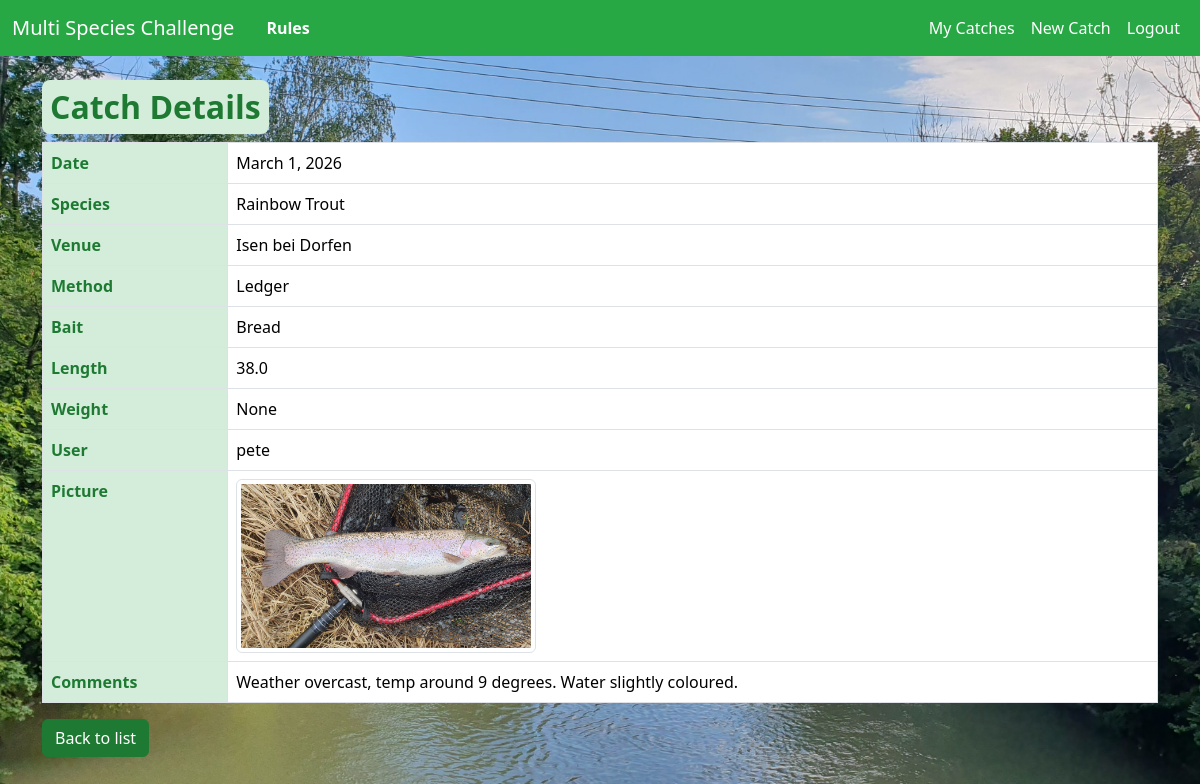
Page /catch/29/ (signed in) on the committed database.
### catch/models.py (models this page shows, shortened)
class Catch(models.Model):
    user = models.ForeignKey(settings.AUTH_USER_MODEL, on_delete=models.CASCADE)
    date = models.DateField()
    species = models.ForeignKey(Species, on_delete=models.PROTECT)
    venue = models.ForeignKey(Venue, on_delete=models.PROTECT)
    method = models.ForeignKey(Method, on_delete=models.PROTECT)
    bait = models.ForeignKey(Bait, on_delete=models.PROTECT)
    length = TolerantDecimalField(max_digits=4, decimal_places=1, blank=True, null=True)
    weight = models.DecimalField(max_digits=6, decimal_places=2, blank=True, null=True)
    picture = models.ImageField(upload_to='catch_pics/', blank=True, null=True)
    comments = models.TextField(blank=True, null=True)
    class Meta:
        ordering = ['-date']

class Species(models.Model):
    name = models.CharField(max_length=50, unique=True)
    class Meta:
        ordering = ['name']

class Venue(models.Model):
    name = models.CharField(max_length=50, unique=True)
    class Meta:
        ordering = ['name']

class Method(models.Model):
    name = models.CharField(max_length=50, unique=True)
    class Meta:
        ordering = ['name']

class Bait(models.Model):
    name = models.CharField(max_length=50, unique=True)
    class Meta:
        ordering = ['name']

### catch/views.py (the view)
# urls.py: path('<int:pk>/', CatchDetailView.as_view(), name='catch_detail'),
class CatchDetailView(LoginRequiredMixin, DetailView):
    model = Catch
    template_name = 'catch/catch_detail.html'
    context_object_name = 'catch'

### catch/context_processors.py (called while the page is built)
def random_background(request):
    if 'background' not in request.session:
        images_dir = os.path.join(settings.BASE_DIR, 'static', 'images', 'fishing')
        try:
            pics = [f for f in os.listdir(images_dir) if os.path.isfile(os.path.join(images_dir, f))]
        except FileNotFoundError:
            pics = []
        if pics:
            choice = random.choice(pics)
            request.session['background'] = f'images/fishing/{choice}'
    return {'random_bg': request.session.get('background', '')}

### catch/models.py (called while the page is built)
    def from_db_value(self, value, expression, connection):
        if value is None:
            return None
        try:
            return self.to_python(value)
        except (TypeError, InvalidOperation, ValueError):
            return None

### catch/templates/catch/catch_detail.html (shortened to what this page needs)
{% extends 'base.html' %}
{% block content %}
<h2>Catch Details</h2>
<table class="table table-bordered">
    <tr><th>Date</th><td>{{ catch.date }}</td></tr>
    <tr><th>Species</th><td>{{ catch.species.name }}</td></tr>
    <tr><th>Venue</th><td>{{ catch.venue.name }}</td></tr>
    <tr><th>Method</th><td>{{ catch.method.name }}</td></tr>
    <tr><th>Bait</th><td>{{ catch.bait.name }}</td></tr>
    <tr><th>Length</th><td>{{ catch.length }}</td></tr>
    <tr><th>Weight</th><td>{{ catch.weight }}</td></tr>
    <tr><th>User</th><td>{{ catch.user.username }}</td></tr>
    {% if catch.picture %}
        <tr><th>Picture</th><td>
            <img src="{{ catch.picture.url }}" alt="Catch picture" style="max-width:300px;max-height:300px;cursor:pointer;" class="img-thumbnail" id="catch-picture-thumb" onclick="showModal()">
        </td></tr>
    {% endif %}
    {% if catch.comments %}
    <tr><th>Comments</th><td>{{ catch.comments|linebreaksbr }}</td></tr>
    {% endif %}
</table>
<a href="{% url 'catch_list' %}" class="btn btn-primary">Back to list</a>
{% endblock %}

### static/css/site.css (style rules this page uses)
:root { --bs-primary: #28a745; --bs-secondary: #6c757d; --bs-success: #28a745; --header-color: #1e7a33; --bs-info: #17a2b8; --bs-warning: #ffc107; --bs-danger: #dc3545; --bs-light: #f8f9fa; --bs-dark: #343a40; }
html, body { height: 100%; margin: 0; padding: 0; }
body { background-color: #f4fef4; background-size: cover; background-repeat: no-repeat; background-position: center center; background-attachment: fixed; min-height: 100vh; }
.content h1, .content h2, .content h3, .content h4, .content h5, .content h6 { color: var(--header-color) !important; font-weight: 600; background-color: #d4edda !important; padding: 0.5rem !important; display: inline-block !important; border-radius: 0.5rem !important; }
.content th { color: var(--header-color) !important; font-weight: 600; background-color: #d4edda !important; padding: 0.5rem !important; }
.btn-primary { background-color: var(--header-color) !important; border-color: var(--header-color) !important; color: #fff !important; }

### rows in the picture
Catch: date "March 1, 2026", species.name "Rainbow Trout", venue.name "Isen bei Dorfen", method.name "Ledger", bait.name "Bread", length "38.0", weight "None", user.username "pete", picture (picture), comments "Weather overcast, temp around 9 degrees. Water slightly coloured."
